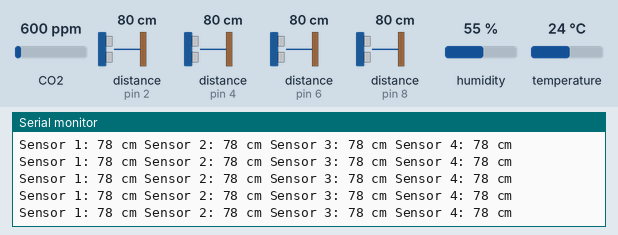
This sketch was run on a simulated Arduino Uno, built with avr-gcc and run on an emulated ATmega328P. Parts: the last lines printed to the serial monitor. Wiring (inferred from the names in the program): 4 × ultrasonic range finder: trigger pin 3, echo pin 2 / trigger pin 5, echo pin 4 / trigger pin 7, echo pin 6 / trigger pin 9, echo pin 8. The test bench sets the inputs (shaded band); at power-on: distance to the obstacle (sensors on pin 2, pin 4, pin 6, pin 8) 80 cm, CO2 600 ppm, humidity 55 %, temperature 24 °C. The echo pulse lasts 58.3 µs per cm.

Above: at 1.2 s.
1.3 s: distance to the obstacle (sensor on pin 2) set to 299 cm
At 1.53 s:
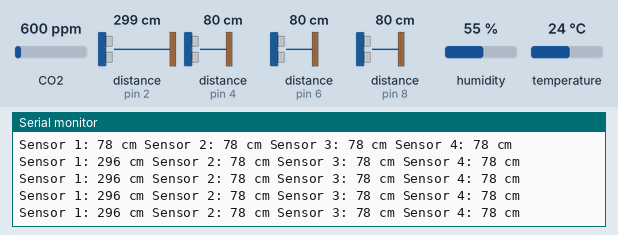
11.5 s: distance to the obstacle (sensor on pin 4) set to 250 cm
At 20.08 s:
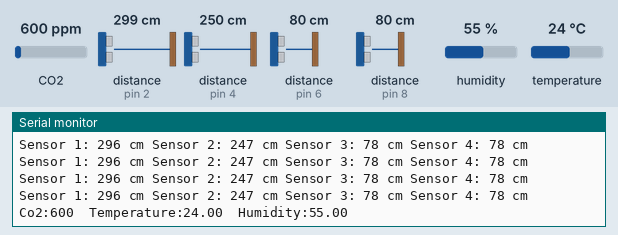
24.5 s: distance to the obstacle (sensor on pin 6) set to 2 cm
At 24.63 s:
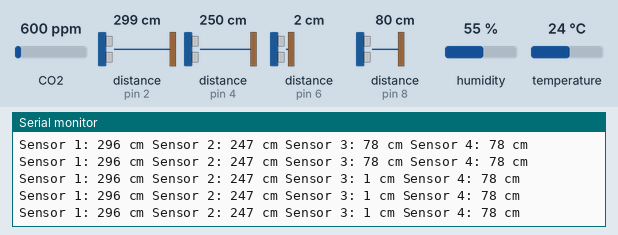
37.5 s: distance to the obstacle (sensor on pin 8) set to 2 cm
At 37.53 s:
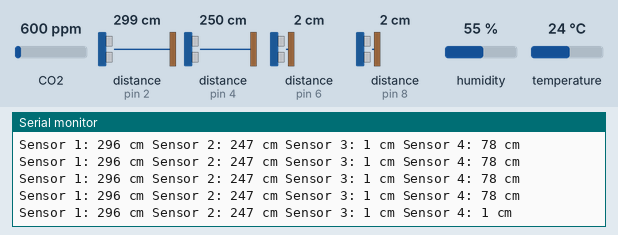
50.5 s: distance to the obstacle (sensor on pin 2) set to 253 cm
At 50.68 s:
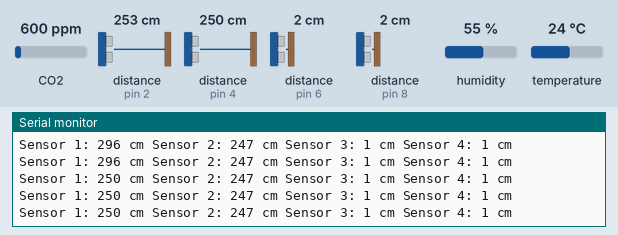
63.5 s: CO2 set to 452 ppm
Timing chart, 0 to 66.0 s (numbered marks = the images above; inputs shaded):
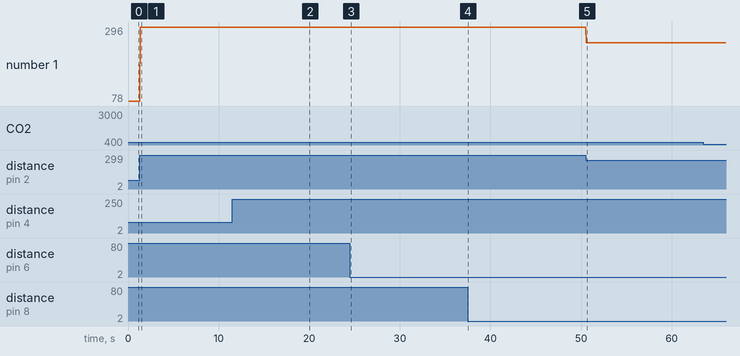

The sketch:

sensor_amalgum.ino
```cpp
// ---------------------------------------------------------------- //
// Sensor Reader for Public Private Personal
// Written by Natalie Hogue with the help of some kind internet strangers who remain credited
// ---------------------------------------------------------------- //
// Arduino Ultrasoninc Sensor HC-SR04
// Re-writed by Arbi Abdul Jabbaar
// Expanded to Accomodate 4 sensors by Natalie Hogue
// Using Arduino IDE 1.8.7
// Using HC-SR04 Module, compatible with RCWL-1601 Moudle
// Tested on 17 September 2019
// Updated by Natalie Hogue on 20 September 2022
// ---------------------------------------------------------------- //
/*
 * Copyright (c) 2021, Sensirion AG
 * All rights reserved.
 *
 * Redistribution and use in source and binary forms, with or without
 * modification, are permitted provided that the following conditions are met:
 *
 * * Redistributions of source code must retain the above copyright notice, this
 *   list of conditions and the following disclaimer.
 *
 * * Redistributions in binary form must reproduce the above copyright notice,
 *   this list of conditions and the following disclaimer in the documentation
 *   and/or other materials provided with the distribution.
 *
 * * Neither the name of Sensirion AG nor the names of its
 *   contributors may be used to endorse or promote products derived from
 *   this software without specific prior written permission.
 *
 * THIS SOFTWARE IS PROVIDED BY THE COPYRIGHT HOLDERS AND CONTRIBUTORS "AS IS"
 * AND ANY EXPRESS OR IMPLIED WARRANTIES, INCLUDING, BUT NOT LIMITED TO, THE
 * IMPLIED WARRANTIES OF MERCHANTABILITY AND FITNESS FOR A PARTICULAR PURPOSE
 * ARE DISCLAIMED. IN NO EVENT SHALL THE COPYRIGHT HOLDER OR CONTRIBUTORS BE
 * LIABLE FOR ANY DIRECT, INDIRECT, INCIDENTAL, SPECIAL, EXEMPLARY, OR
 * CONSEQUENTIAL DAMAGES (INCLUDING, BUT NOT LIMITED TO, PROCUREMENT OF
 * SUBSTITUTE GOODS OR SERVICES; LOSS OF USE, DATA, OR PROFITS; OR BUSINESS
 * INTERRUPTION) HOWEVER CAUSED AND ON ANY THEORY OF LIABILITY, WHETHER IN
 * CONTRACT, STRICT LIABILITY, OR TORT (INCLUDING NEGLIGENCE OR OTHERWISE)
 * ARISING IN ANY WAY OUT OF THE USE OF THIS SOFTWARE, EVEN IF ADVISED OF THE
 * POSSIBILITY OF SUCH DAMAGE.
 */
/////////////////////////////
// Packages for I2C Sensor //
/////////////////////////////

#include <Arduino.h>
#include <SensirionI2CScd4x.h>
#include <Wire.h>
SensirionI2CScd4x scd4x;

  /////////////////////
  // timer variables //
  /////////////////////

long tempStartTime  = 0;
long ultraStartTime = 0;
long therStartTime  = 0;

void printUint16Hex(uint16_t value) {
    Serial.print(value < 4096 ? "0" : "");
    Serial.print(value < 256 ? "0" : "");
    Serial.print(value < 16 ? "0" : "");
    Serial.print(value, HEX);
}

void printSerialNumber(uint16_t serial0, uint16_t serial1, uint16_t serial2) {
    Serial.print("Serial: 0x");
    printUint16Hex(serial0);
    printUint16Hex(serial1);
    printUint16Hex(serial2);
    Serial.println();
}

////////////////////////////
// Ultrasonic Definitions //
////////////////////////////

//Pin Def for Sensor 1
#define echoOne 2
#define trigOne 3

//Pin Def for Sensor 2
#define echoTwo 4
#define trigTwo 5

//Pin Def for Sensor 3
#define echoTre 6
#define trigTre 7

//Pin Def for Sensor 4
#define echoFor 8
#define trigFor 9

// defines Duration variables
long durOne; // variable for the duration of sound wave travel
long durTwo; // variable for the duration of sound wave travel
long durTre; // variable for the duration of sound wave travel
long durFor; // variable for the duration of sound wave travel

int distOne; // variable for the distance measurement
int distTwo; // variable for the distance measurement
int distTre; // variable for the distance measurement
int distFor; // variable for the distance measurement

void setup() {
// set up interrupts for the ultrasonic sensors

//attachInterrupt(digitalPinToInterrupt(echoOne), ultraLoop, FALLING);
//attachInterrupt(digitalPinToInterrupt(echoOne), I2Cloop, FALLING);

//////////////////////
// Ultrasonic Setup //
//////////////////////

  pinMode(trigOne, OUTPUT); // Sets the trigOne as an OUTPUT
  pinMode(echoOne, INPUT); // Sets the echoOne as an INPUT

  pinMode(trigTwo, OUTPUT); // Sets the trigOne as an OUTPUT
  pinMode(echoTwo, INPUT); // Sets the echoOne as an INPUT

  pinMode(trigTre, OUTPUT); // Sets the trigOne as an OUTPUT
  pinMode(echoTre, INPUT); // Sets the echoOne as an INPUT

  pinMode(trigFor, OUTPUT); // Sets the trigOne as an OUTPUT
  pinMode(echoFor, INPUT); // Sets the echoOne as an INPUT


  Serial.begin(115200); // // Serial Communication is starting with 115200 of baudrate speed

  //////////////////////////////
  // I2C CO2/Temp/Humid Setup //
  //////////////////////////////

  while (!Serial) {
        delay(100);
    }

    Wire.begin();

    uint16_t error;
    char errorMessage[256];

    scd4x.begin(Wire);

    // stop potentially previously started measurement
    error = scd4x.stopPeriodicMeasurement();
    if (error) {
        Serial.print("Error trying to execute stopPeriodicMeasurement(): ");
        errorToString(error, errorMessage, 256);
        Serial.println(errorMessage);
    }

    uint16_t serial0;
    uint16_t serial1;
    uint16_t serial2;
    error = scd4x.getSerialNumber(serial0, serial1, serial2);
    if (error) {
        Serial.print("Error trying to execute getSerialNumber(): ");
        errorToString(error, errorMessage, 256);
        Serial.println(errorMessage);
    } else {
        printSerialNumber(serial0, serial1, serial2);
    }

    // Start Measurement
    error = scd4x.startPeriodicMeasurement();
    if (error) {
        Serial.print("Error trying to execute startPeriodicMeasurement(): ");
        errorToString(error, errorMessage, 256);
        Serial.println(errorMessage);
    }

    Serial.println("Waiting for first measurement... (5 sec)");
}

  ////////////////////////////////
  // I2C CO2/Temp/Humidity Loop //
  ////////////////////////////////

void tempLoop(){
      uint16_t error;
    char errorMessage[256];

    if(millis() - tempStartTime > 5000){
      tempStartTime = millis();

      // Read Measurement
      uint16_t co2;
      float temperature;
      float humidity;
      error = scd4x.readMeasurement(co2, temperature, humidity);
      if (error) {
          Serial.print("Error trying to execute readMeasurement(): ");
          errorToString(error, errorMessage, 256);
          Serial.println(errorMessage);
      } else if (co2 == 0) {
          Serial.println("Invalid sample detected, skipping.");
      } else {
          Serial.print("Co2:");
          Serial.print(co2);
          Serial.print("\t");
          Serial.print("Temperature:");
          Serial.print(temperature);
          Serial.print("\t");
          Serial.print("Humidity:");
          Serial.println(humidity);
      }
    }
}


  ///////////////////////////
  // Utrasonic Sensor Loop //
  ///////////////////////////

void ultraLoop(){

  if(millis() - ultraStartTime > 50){
      ultraStartTime = millis();
  // Clears the trigPin condition
  digitalWrite(trigOne, LOW);
  digitalWrite(trigTwo, LOW);
  digitalWrite(trigTre, LOW);
  digitalWrite(trigFor, LOW);
    delayMicroseconds(2);

 //read loop for Sensor 1
  digitalWrite(trigOne, HIGH);  // Sets the trigOne HIGH (ACTIVE) for 10 microseconds
   delayMicroseconds(10);
  digitalWrite(trigOne, LOW);  // Set trigOne LOW
  durOne = pulseIn(echoOne, HIGH); // read echo

   //read loop for Sensor 2
  digitalWrite(trigTwo, HIGH);  // Sets the trigOne HIGH (ACTIVE) for 10 microseconds
   delayMicroseconds(10);
  digitalWrite(trigTwo, LOW);  // Set trigOne LOW
  durTwo = pulseIn(echoTwo, HIGH); // read echo

   //read loop for Sensor 3
  digitalWrite(trigTre, HIGH);  // Sets the trigOne HIGH (ACTIVE) for 10 microseconds
   delayMicroseconds(10);
  digitalWrite(trigTre, LOW);  // Set trigOne LOW
  durTre = pulseIn(echoTre, HIGH); // read echo

   //read loop for Sensor 4
  digitalWrite(trigFor, HIGH);  // Sets the trigOne HIGH (ACTIVE) for 10 microseconds
   delayMicroseconds(10);
  digitalWrite(trigFor, LOW);  // Set trigOne LOW
  durFor = pulseIn(echoFor, HIGH); // read echo


  // Calculating the distance
  distOne = durOne * 0.034 / 2; // Speed of sound wave divided by 2 (go and back)
  distTwo = durTwo * 0.034 / 2; // Speed of sound wave divided by 2 (go and back)
  distTre = durTre * 0.034 / 2; // Speed of sound wave divided by 2 (go and back)
  distFor = durFor * 0.034 / 2; // Speed of sound wave divided by 2 (go and back)

  // Displays the distance on the Serial Monitor
  Serial.print("Sensor 1: ");
  Serial.print(distOne);
  Serial.print(" cm");

  Serial.print(" Sensor 2: ");
  Serial.print(distTwo);
  Serial.print(" cm");

  Serial.print(" Sensor 3: ");
  Serial.print(distTre);
  Serial.print(" cm");

  Serial.print(" Sensor 4: ");
  Serial.print(distFor);
  Serial.println(" cm");
  }
}
  ///////////////////////
  // Main Arduino Loop //
  ///////////////////////

void loop() {
  //interrupts();
  ultraLoop();
  //noInterrupts();
  tempLoop();
}
```

Measured:
- after the input at 1.3 s, the serial monitor: prints a new line after 0.06 s (image 1)
- after the input at 11.5 s, the serial monitor: prints a new line after 0.06 s (image 2)
- after the input at 24.5 s, the serial monitor: prints a new line at once (image 3)
- after the input at 37.5 s, the serial monitor: prints a new line at once (image 4)
- after the input at 50.5 s, the serial monitor: prints a new line after 0.07 s (image 5)
- plotted number 1: 78 → 296 after the input at 1.3 s, 296 → 250 after the input at 50.5 s
